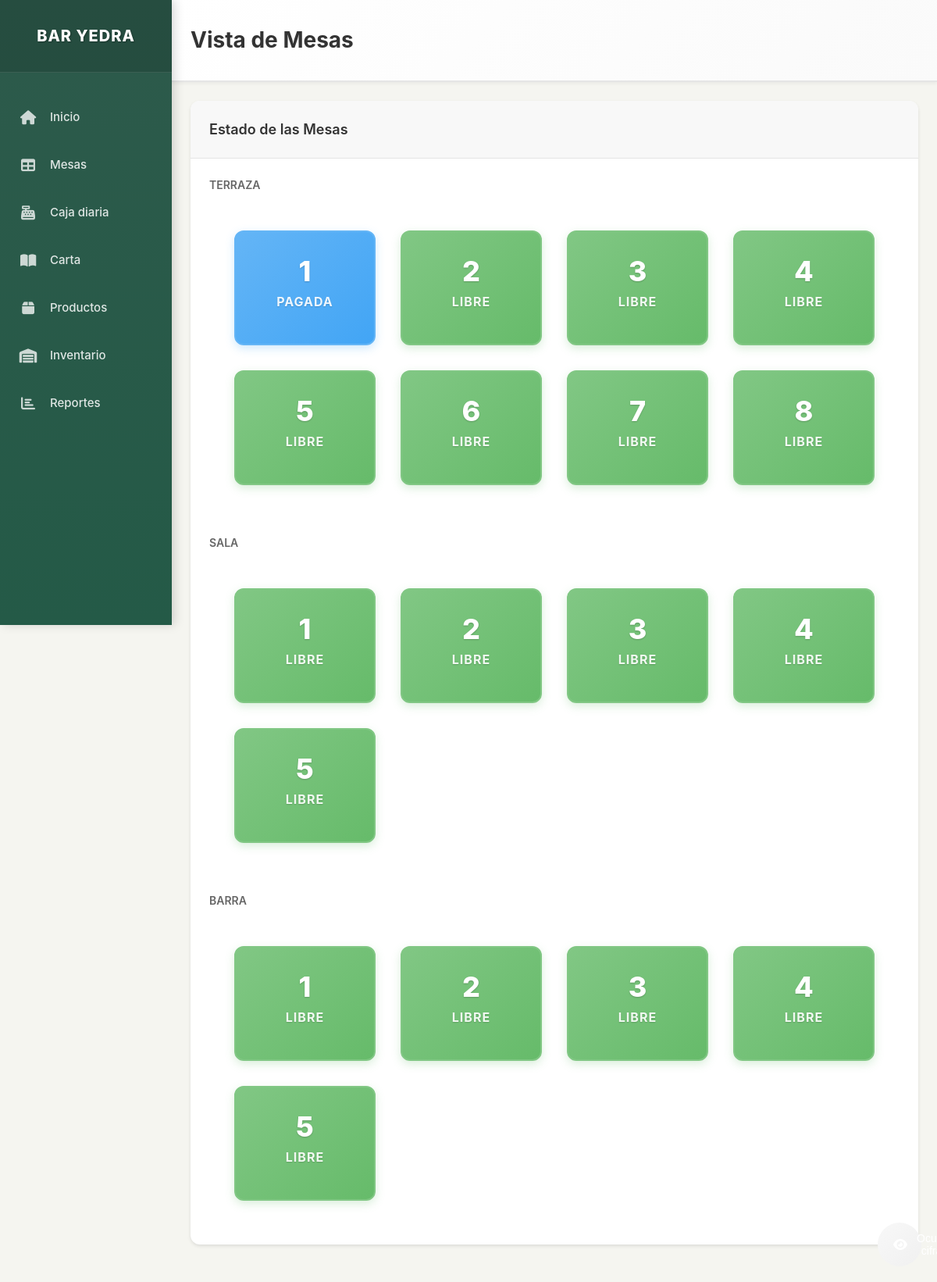
Before: / with the older database file.
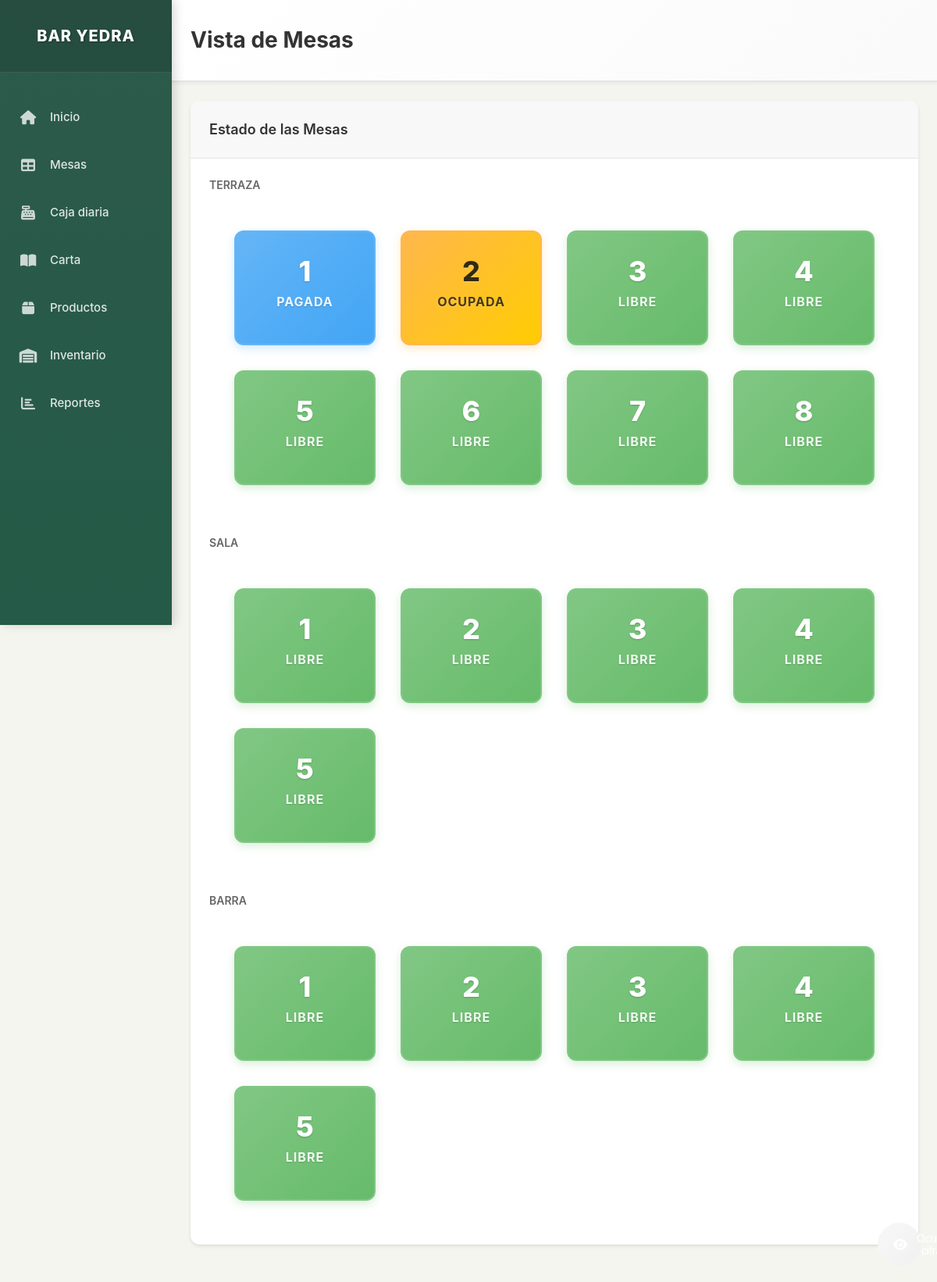
After: the same page with the newer database file.
### models.py (models this page shows, shortened)
class Mesa(db.Model):
    id = db.Column(db.Integer, primary_key=True)
    numero = db.Column(db.Integer, nullable=False)
    zona = db.Column(db.String(50), nullable=False)  # Terraza, Sala, Barra
    estado = db.Column(db.String(20), default='libre')  # libre, ocupada, pagada
    pedidos = db.relationship('Pedido', backref='mesa', lazy=True)

### app.py (the view)
@app.route('/')
def index():
    mesas_terraza = Mesa.query.filter_by(zona='Terraza').all()
    mesas_sala = Mesa.query.filter_by(zona='Sala').all()
    mesas_barra = Mesa.query.filter_by(zona='Barra').all()
    return render_template('index.html',
                         mesas_terraza=mesas_terraza,
                         mesas_sala=mesas_sala,
                         mesas_barra=mesas_barra)

### templates/index.html (shortened to what this page needs)
{% extends "layout.html" %}
{% block page_title %}Vista de Mesas{% endblock %}
{% block content %}
<div class="card">
    <div class="card-header">
        <h3 class="card-title">Estado de las Mesas</h3>
    </div>
    <div class="card-body">
        <h4 style="margin-bottom: 16px; color: var(--color-text-light); font-size: 14px; font-weight: 600;">TERRAZA</h4>
        <div class="tables-grid" style="margin-bottom: 32px;">
            {% for mesa in mesas_terraza %}
            <div class="table-card table-{{ mesa.estado }}" onclick="goToTable({{ mesa.id }})">
                <div class="table-number">{{ mesa.numero }}</div>
                <div class="table-status">{{ mesa.estado|title }}</div>
            </div>
            {% endfor %}
        </div>
        <h4 style="margin-bottom: 16px; color: var(--color-text-light); font-size: 14px; font-weight: 600;">SALA</h4>
        <div class="tables-grid" style="margin-bottom: 32px;">
            {% for mesa in mesas_sala %}
            <div class="table-card table-{{ mesa.estado }}" onclick="goToTable({{ mesa.id }})">
                <div class="table-number">{{ mesa.numero }}</div>
                <div class="table-status">{{ mesa.estado|title }}</div>
            </div>
            {% endfor %}
        </div>
        <h4 style="margin-bottom: 16px; color: var(--color-text-light); font-size: 14px; font-weight: 600;">BARRA</h4>
        <div class="tables-grid">
            {% for mesa in mesas_barra %}
            <div class="table-card table-{{ mesa.estado }}" onclick="goToTable({{ mesa.id }})">
                <div class="table-number">{{ mesa.numero }}</div>
                <div class="table-status">{{ mesa.estado|title }}</div>
            </div>
            {% endfor %}
        </div>
    </div>
</div>
{% set mesas_libre = [] %}
{% set mesas_ocupada = [] %}
{% set mesas_pagada = [] %}
{% for mesa in mesas_terraza + mesas_sala + mesas_barra %}
    {% if mesa.estado == 'libre' %}
        {% set _ = mesas_libre.append(mesa) %}
    {% elif mesa.estado == 'ocupada' %}
        {% set _ = mesas_ocupada.append(mesa) %}
    {% elif mesa.estado == 'pagada' %}
        {% set _ = mesas_pagada.append(mesa) %}
    {% endif %}
{% endfor %}
{% endblock %}

Changed rows visible on the page:
changed Mesa: estado "LIBRE" → "OCUPADA"
